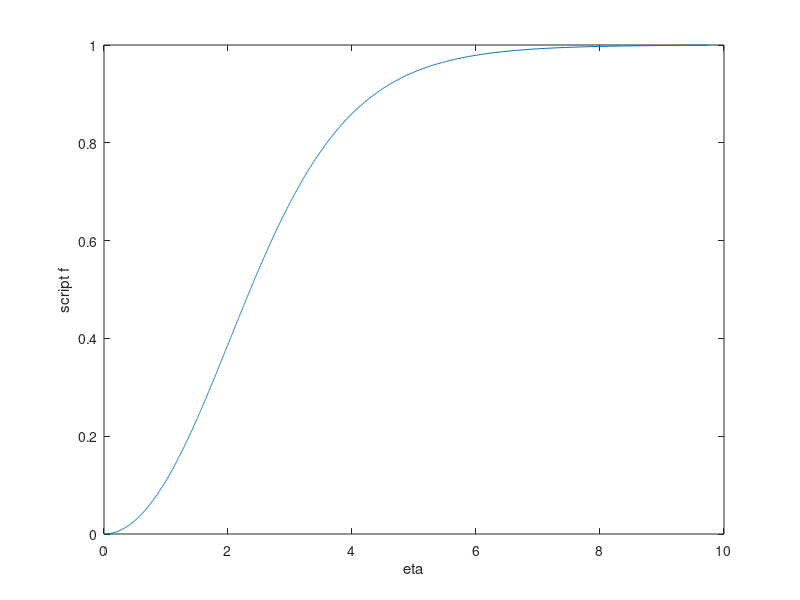

Write MATLAB code to recreate this figure. (Note: this script raises an error after producing the figure.)
%% ME 3255 - Final
% * *Name:* Alden Lamp
% * *Date:* 12/__/2019

%% I
nu=1.5e-5; rho=1.2;%[m^2/s]; [kg/m^3] with laminar valued Reynolds Number
%nondimensional y: eta=y/x*(Re^.25); velocity: df/d'eta = u/Uo
%Uo/Ui = 4/(Re^.5) to ODE  d3f/d'eta^3 + f*d2f/d'eta^2 + 2*(df/d'eta)^2 = 0
%for eta=0, f=df/d'eta=0;  for eta=H=10, df/d'eta=d2f/d'eta^2 = 0

%% I.a
clc;clear;
% implicit solution given as
eta=@(f) log(sqrt(1+sqrt(f)+f)./(1-sqrt(f)))+sqrt(3)*atan(sqrt(3.*f)./(2+sqrt(f)));
f=0:0.0005:1;
etaf=eta(f);
figure(1);
plot(etaf,f);
xlim([0,10]);
xlabel('eta');
ylabel('script f')

%% I.b
% derivative
detaf=diffc2(etaf,0.0005);
df=1./detaf;
figure(2);
plot(etaf,df);
xlim([0,10]);
xlabel('eta');
ylabel('derivative script f')

%% I.c
% derivative and proving the thing
dtf=diffc2(df,0.0005);
figure(3);
plot(etaf,dtf);
xlim([0,10]);
xlabel('eta');
ylabel('second derivative script f')
disp(dtf(1));disp(1.778/8)

%% I.d
% maximum velocity
[fx,index]=goldmin_array(df);
ply=polyfit(etaf((index-5):(index+5)),df((index-5):(index+5)),2);
figure(2);
hold on;
plot(etaf((index-5):(index+5)),polyval(ply,etaf((index-5):(index+5))))

%% 
